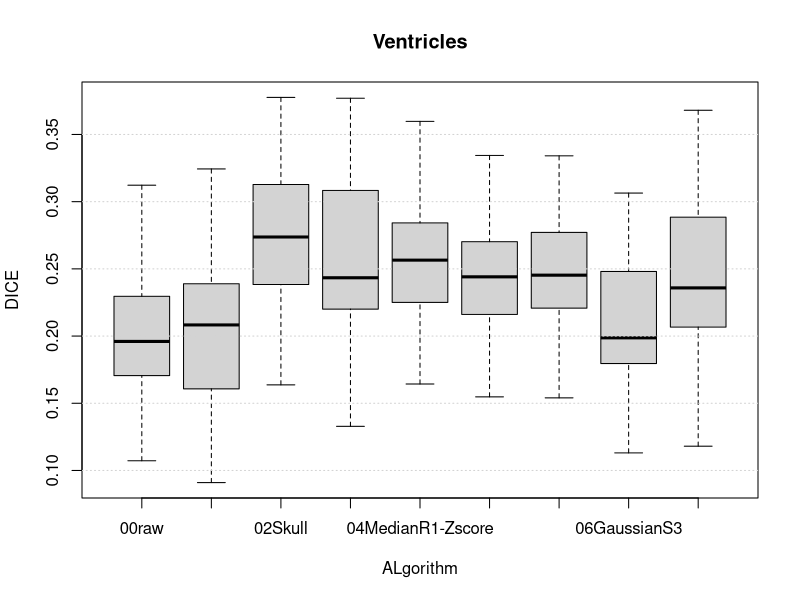
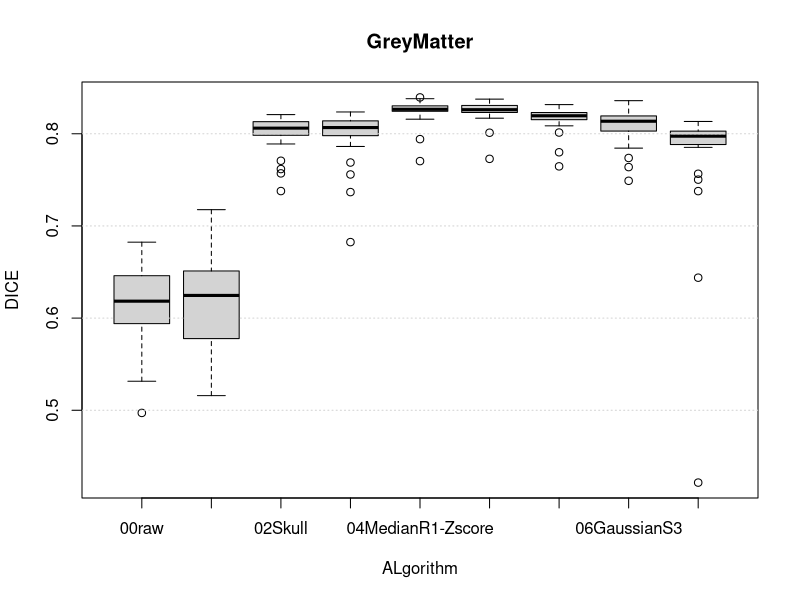
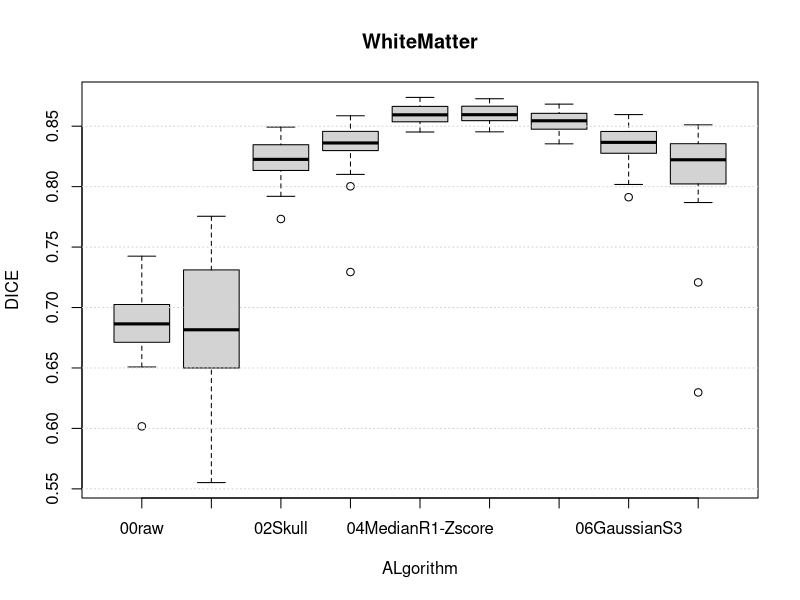
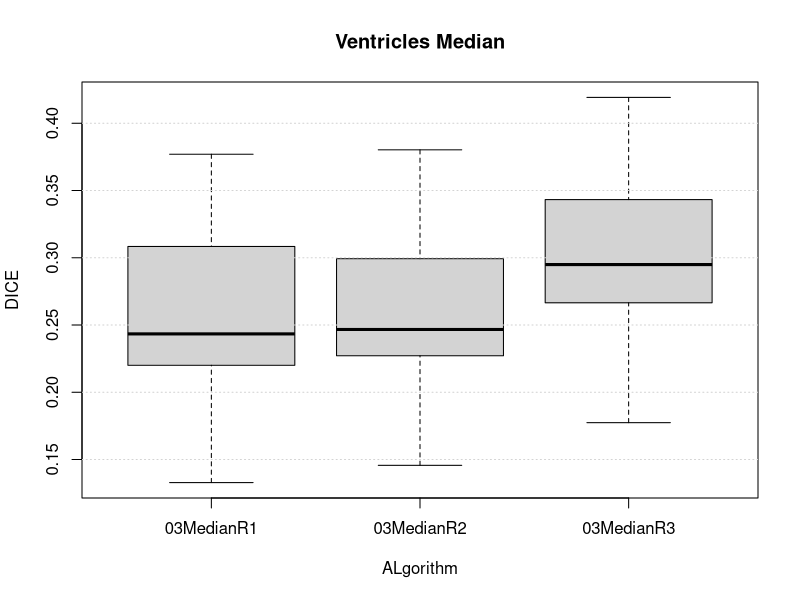
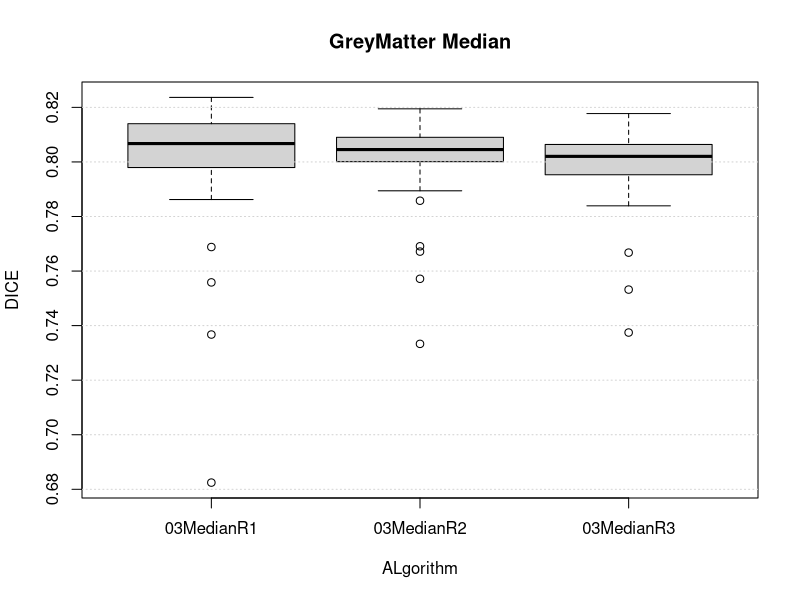
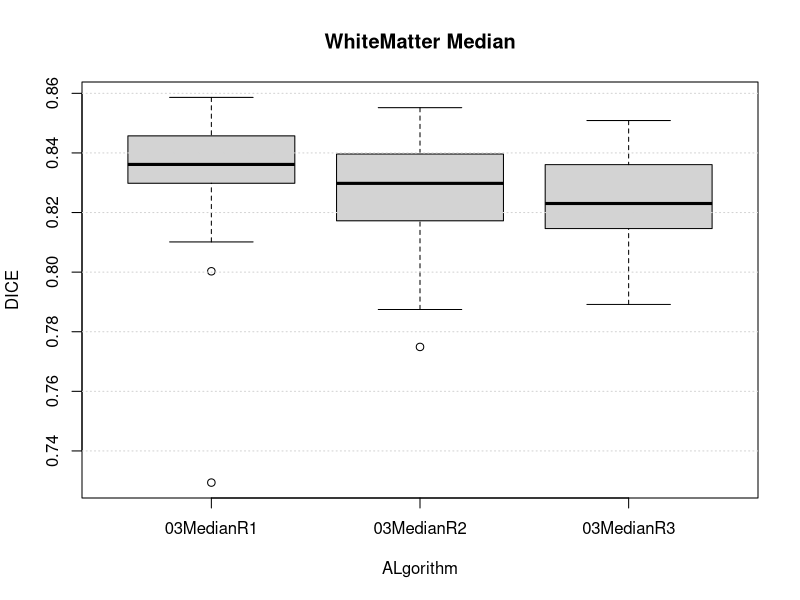
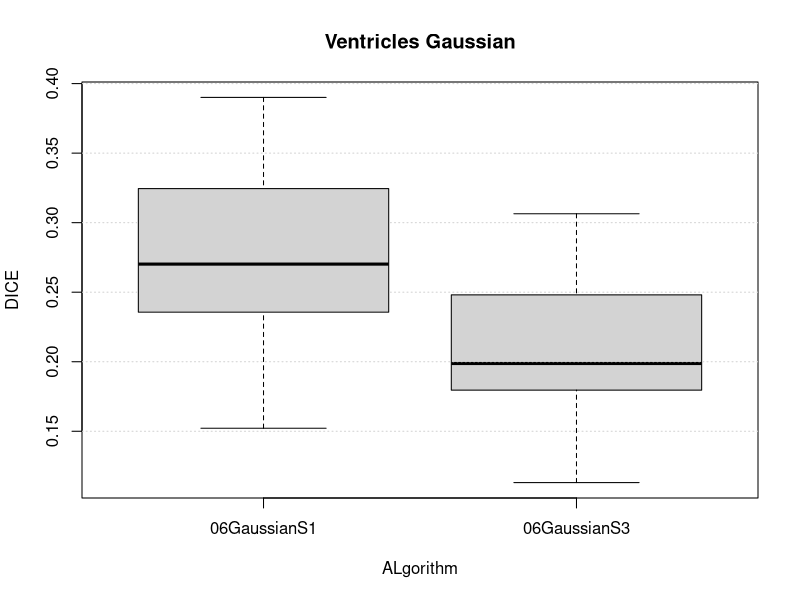
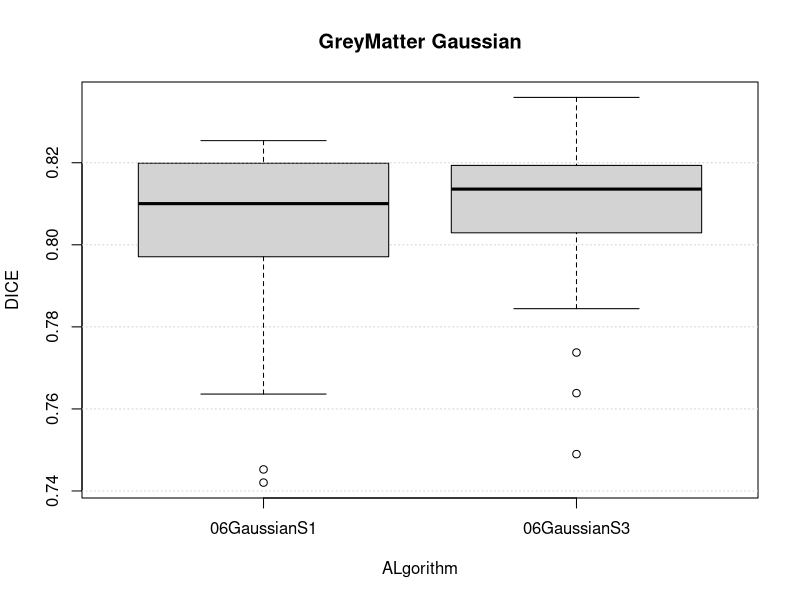

R code for these plots, in order: (Note: this script raises an error after producing the figures.)

# set working directory
setwd("/home/martin/CloudStation/Schule/Msc/3Semester/Medical_Image_Analysis_Lab/work/MIALab_Doc/result")

# import data
df1 <- read.csv("results-reference.csv", header = TRUE, sep = ";")
df2 <- read.csv("results-zcore.csv", header = TRUE, sep = ";")
df3 <- read.csv("results-medianR1.csv", header = TRUE, sep = ";")
df4 <- read.csv("results-medianR2.csv", header = TRUE, sep = ";")
df5 <- read.csv("results-medianR3.csv", header = TRUE, sep = ";")
df6 <- read.csv("results-medianR3_Zscore.csv", header = TRUE, sep = ";")
df7 <- read.csv("results-medianR1_Zscore.csv", header = TRUE, sep = ";")
df8 <- read.csv("results-Zscore_medianR2.csv", header = TRUE, sep = ";")
df9 <- read.csv("results_mni_biasfieldcorr.csv", header = TRUE, sep = ";")
df10 <- read.csv("results_nmi.csv", header = TRUE, sep = ";")
df11 <- read.csv("results_gaussian_S1.csv", header = TRUE, sep = ";")
df12 <- read.csv("results_gaussian_S3.csv", header = TRUE, sep = ";")
df13 <- read.csv("results_bilateral_ds4_rs50_with_skull.csv", header = TRUE, sep = ";")
df14 <- read.csv("results_bilateral_ds4_rs50.csv", header = TRUE, sep = ";")

df1["ALgorithm"] <-  "02Skull"
df2["ALgorithm"] <-  "04ZScore"
df3["ALgorithm"] <-  "03MedianR1"
df4["ALgorithm"] <-  "03MedianR2"
df5["ALgorithm"] <-  "03MedianR3"
df6["ALgorithm"] <-  "04MedianR3-Zscore"
df7["ALgorithm"] <-  "04MedianR1-Zscore"
df8["ALgorithm"] <-  "05Zscore-MedianR2"
df9["ALgorithm"] <-  "01biasfieldcorr"
df10["ALgorithm"] <- "00raw"
df11["ALgorithm"] <- "06GaussianS1"
df12["ALgorithm"] <- "06GaussianS3"
df13["ALgorithm"] <- "07Bilateral_wskull"
df14["ALgorithm"] <- "07Bilateral"

total <- rbind(df1,df2,df3,df7,df8,df9,df10,df12,df14)

#colnames(df1)[colnames(df1)=="DICE"] <- "DICE_REF"
#colnames(df2)[colnames(df2)=="DICE"] <- "DICE_ZSCORE"
#colnames(df3)[colnames(df3)=="DICE"] <- "DICE_MEDIAN"

#mytempdata = merge(df1, df2, by=c("ID","LABEL"), all=TRUE)
#mytempdata = merge(df1, df2, all=TRUE)
#dat_merge <- merge(mytempdata,df3)


# Summary per Label
#by(dat_merge, dat_merge$LABEL, summary)


spt1 <- split(total, total$LABEL) 

png('plot/boxplot_Ventricles.png', width = 1500, height =800 , units = 'px')
#postscript('boxplot_Ventricles.ps')
boxplot(DICE ~ ALgorithm,data=spt1[["Ventricles"]],main="Ventricles")
grid(nx=NA, ny=NULL) #grid over boxplot
dev.off()

png('plot/boxplot_GreyMatter.png', width = 1500, height =800 , units = 'px')
#postscript('boxplot_GreyMatter.ps')
boxplot(DICE ~ ALgorithm,data=spt1[["GreyMatter"]],main="GreyMatter")
grid(nx=NA, ny=NULL) #grid over boxplot
dev.off()

png('plot/boxplot_WhithMatter.png', width = 1500, height =800 , units = 'px')
#postscript('boxplot_WhithMatter.ps')
boxplot(DICE ~ ALgorithm,data=spt1[["WhiteMatter"]],main="WhiteMatter")
grid(nx=NA, ny=NULL) #grid over boxplot
dev.off()




## Median Plot
total_median <- rbind(df3,df4,df5)
spt_median <- split(total_median, total_median$LABEL) 

png('plot/median_boxplot_Ventricles.png', width = 1500, height =800 , units = 'px')
#postscript('boxplot_Ventricles.ps')
boxplot(DICE ~ ALgorithm,data=spt_median[["Ventricles"]],main="Ventricles Median")
grid(nx=NA, ny=NULL) #grid over boxplot
dev.off()

png('plot/median_boxplot_GreyMatter.png', width = 1500, height =800 , units = 'px')
#postscript('boxplot_GreyMatter.ps')
boxplot(DICE ~ ALgorithm,data=spt_median[["GreyMatter"]],main="GreyMatter Median")
grid(nx=NA, ny=NULL) #grid over boxplot
dev.off()

png('plot/median_boxplot_WhithMatter.png', width = 1500, height =800 , units = 'px')
#postscript('boxplot_WhithMatter.ps')
boxplot(DICE ~ ALgorithm,data=spt_median[["WhiteMatter"]],main="WhiteMatter Median")
grid(nx=NA, ny=NULL) #grid over boxplot
dev.off()



## Gaussian

total_sgaussian<- rbind(df11,df12)
spt_sgaussian <- split(total_sgaussian, total_sgaussian$LABEL) 

png('plot/gaussian_boxplot_Ventricles.png', width = 1500, height =800 , units = 'px')
#postscript('boxplot_Ventricles.ps')
boxplot(DICE ~ ALgorithm,data=spt_sgaussian[["Ventricles"]],main="Ventricles Gaussian")
grid(nx=NA, ny=NULL) #grid over boxplot
dev.off()

png('plot/gaussian_boxplot_GreyMatter.png', width = 1500, height =800 , units = 'px')
#postscript('boxplot_GreyMatter.ps')
boxplot(DICE ~ ALgorithm,data=spt_sgaussian[["GreyMatter"]],main="GreyMatter Gaussian")
grid(nx=NA, ny=NULL) #grid over boxplot
dev.off()

png('plot/gaussian_boxplot_WhithMatter.png', width = 1500, height =800 , units = 'px')
#postscript('boxplot_WhithMatter.ps')
boxplot(DICE ~ ALgorithm,data=spt_sgaussian[["WhiteMatter"]],main="WhiteMatter Gaussian")
grid(nx=NA, ny=NULL) #grid over boxplot
dev.off()





## With Skull
total_skull <- rbind(df10,df9,df13)
spt_skull <- split(total_skull, total_skull$LABEL) 

png('plot/WSkull_boxplot_Ventricles.png')#, width = 1500, height =800 , units = 'px')
#postscript('boxplot_Ventricles.ps')
boxplot(DICE ~ ALgorithm,data=spt_skull[["Ventricles"]],main="Ventricles with Skull")
grid(nx=NA, ny=NULL) #grid over boxplot
dev.off()

png('plot/WSkull_boxplot_GreyMatter.png')#, width = 1500, height =800 , units = 'px')
#postscript('boxplot_GreyMatter.ps')
boxplot(DICE ~ ALgorithm,data=spt_skull[["GreyMatter"]],main="GreyMatterwith Skull")
grid(nx=NA, ny=NULL) #grid over boxplot
dev.off()

png('plot/WSkull_boxplot_WhithMatter.png')#, width = 1500, height =800 , units = 'px')
#postscript('boxplot_WhithMatter.ps')
boxplot(DICE ~ ALgorithm,data=spt_skull[["WhiteMatter"]],main="WhiteMatter with Skull")
grid(nx=NA, ny=NULL) #grid over boxplot
dev.off()


## All used this
total_std <- rbind(df10,df9,df2,df1)
spt_std <- split(total_std, total_std$LABEL) 

png('plot/default_boxplot_Ventricles.png', width = 1500, height =800 , units = 'px')
ggplot(data = total, aes(x=ALgorithm, y=DICE)) + geom_boxplot(aes(fill=LABEL))

png('plot/default_boxplot_Ventricles.png', width = 1500, height =800 , units = 'px')
#postscript('boxplot_Ventricles.ps')
boxplot(DICE ~ ALgorithm,data=spt_std[["Ventricles"]],main="Ventricles default")
grid(nx=NA, ny=NULL) #grid over boxplot
dev.off()

png('plot/default_boxplot_GreyMatter.png', width = 1500, height =800 , units = 'px')
#postscript('boxplot_GreyMatter.ps')
boxplot(DICE ~ ALgorithm,data=spt_std[["GreyMatter"]],main="GreyMatter default")
grid(nx=NA, ny=NULL) #grid over boxplot
dev.off()

png('plot/default_boxplot_WhithMatter.png', width = 1500, height =800 , units = 'px')
#postscript('boxplot_WhithMatter.ps')
boxplot(DICE ~ ALgorithm,data=spt_std[["WhiteMatter"]],main="WhiteMatter default")
grid(nx=NA, ny=NULL) #grid over boxplot
dev.off()





#png('plot/overview.png', width = 1000, height =800 , units = 'px')
postscript('plot/overview.eps')
p <- ggplot(data = total, aes(x=ALgorithm, y=DICE)) + geom_boxplot(aes(fill=LABEL))
p + ylim(0,0.9) + ggtitle("Overview")  +theme(plot.title = element_text(hjust = 0.5)) # +scale_fill_grey(start = 0, end = .9)
dev.off()

#png('plot/default.png', width = 1000, height =800 , units = 'px')
postscript('plot/default.eps')
p <- ggplot(data = total_std, aes(x=ALgorithm, y=DICE)) + geom_boxplot(aes(fill=LABEL))
p + ylim(0,0.9) + ggtitle("Default")  +theme(plot.title = element_text(hjust = 0.5)) #+scale_fill_grey(start = 0, end = .9)
dev.off()

#png('plot/default.png', width = 1000, height =800 , units = 'px')
postscript('plot/boxplot_gaussian.eps')
p <- ggplot(data = total_sgaussian, aes(x=ALgorithm, y=DICE)) + geom_boxplot(aes(fill=LABEL))
p + ylim(0,0.9) + ggtitle("Gaussian")  +theme(plot.title = element_text(hjust = 0.5)) #+scale_fill_grey(start = 0, end = .9)
dev.off()

#png('plot/default.png', width = 1000, height =800 , units = 'px')
postscript('plot/boxplot_median.eps')
p <- ggplot(data = total_median, aes(x=ALgorithm, y=DICE)) + geom_boxplot(aes(fill=LABEL))
p + ylim(0,0.9) + ggtitle("Median")  +theme(plot.title = element_text(hjust = 0.5)) #+scale_fill_grey(start = 0, end = .9)
dev.off()
